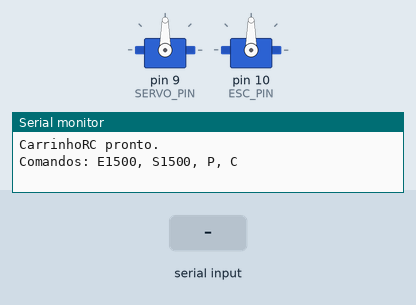
Simulated run of this sketch. Board: Arduino Nano, built with avr-gcc and run on an emulated ATmega328P. Parts: 2 × servo, the last lines printed to the serial monitor. Inputs (shaded band) come from the test bench.

Above: at 4.2 s.
4.3 s: "C90\n" received over Serial
At 4.6 s:
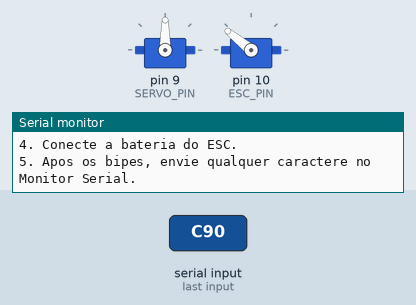
5.8 s: byte 10 ('\n') received over Serial
At 6.5 s:
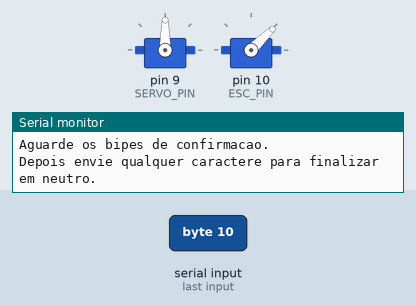
7.3 s: byte 13 ('\r') received over Serial
At 7.8 s:
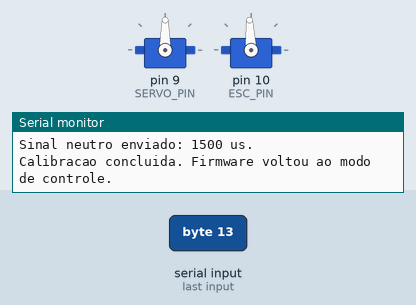
8.8 s: "C 45\n" received over Serial
At 9.2 s:
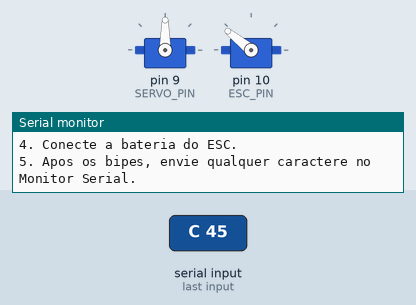
10.3 s: ":\n" received over Serial
At 11.1 s:
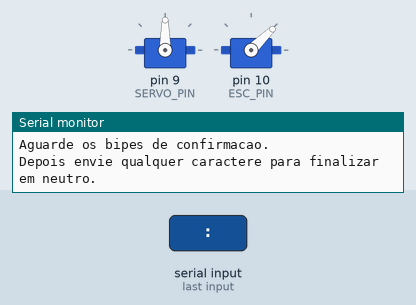
Timing chart, 0 to 12.8 s (numbered marks = the images above; inputs shaded):
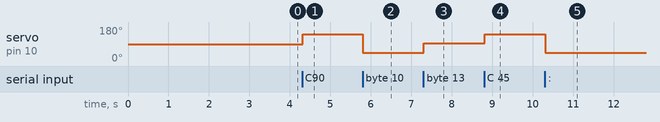

Measured:
- after the input at 4.3 s, servo on pin 10 (ESC_PIN): 90° → 141° at once
- after the input at 5.8 s, servo on pin 10 (ESC_PIN): 141° → 44° at once
- after the input at 7.3 s, servo on pin 10 (ESC_PIN): 44° → 93° at once
- after the input at 8.8 s, servo on pin 10 (ESC_PIN): 93° → 141° at once
- after the input at 10.3 s, servo on pin 10 (ESC_PIN): 141° → 44° at once

The sketch:

CarrinhoRCFirmware.ino
```cpp
#include <Servo.h>

const byte SERVO_PIN = 9;
const byte ESC_PIN = 10;

const int SERVO_MIN_PWM = 1000;
const int SERVO_CENTER_PWM = 1500;
const int SERVO_MAX_PWM = 2000;

const int ESC_MIN_PWM = 1000;
const int ESC_STOP_PWM = 1500;
const int ESC_MAX_PWM = 2000;

const unsigned long ARM_TIME_MS = 3000;
const unsigned long FAILSAFE_TIMEOUT_MS = 500;

Servo steeringServo;
Servo esc;

char lineBuffer[16];
byte lineLength = 0;

int currentServoPwm = SERVO_CENTER_PWM;
int currentEscPwm = ESC_STOP_PWM;
unsigned long lastCommandMs = 0;

void clearSerialInput() {
  while (Serial.available() > 0) {
    Serial.read();
  }
}

void waitForSerialConfirmation() {
  while (Serial.available() == 0) {
    delay(10);
  }
  clearSerialInput();
}

void applyServo(int pwm) {
  pwm = constrain(pwm, SERVO_MIN_PWM, SERVO_MAX_PWM);
  if (pwm != currentServoPwm) {
    currentServoPwm = pwm;
    steeringServo.writeMicroseconds(currentServoPwm);
  }
}

void applyEsc(int pwm) {
  pwm = constrain(pwm, ESC_MIN_PWM, ESC_MAX_PWM);
  if (pwm != currentEscPwm) {
    currentEscPwm = pwm;
    esc.writeMicroseconds(currentEscPwm);
  }
}

void stopAll() {
  applyEsc(ESC_STOP_PWM);
  applyServo(SERVO_CENTER_PWM);
}

void calibrateEsc() {
  clearSerialInput();

  Serial.println(F("Calibracao do ESC - Arduino Nano ATmega168P"));
  Serial.println(F("Pino ESC: D10"));
  Serial.println(F("1. Desconecte a bateria/alimentacao de potencia do ESC."));
  Serial.println(F("2. Mantenha o USB ligado no Arduino."));
  Serial.println(F("3. O Arduino vai enviar 2000 us agora."));
  Serial.println(F("4. Conecte a bateria do ESC."));
  Serial.println(F("5. Apos os bipes, envie qualquer caractere no Monitor Serial."));

  applyEsc(ESC_MAX_PWM);
  waitForSerialConfirmation();

  Serial.println(F("Sinal minimo enviado: 1000 us."));
  Serial.println(F("Aguarde os bipes de confirmacao."));
  Serial.println(F("Depois envie qualquer caractere para finalizar em neutro."));

  applyEsc(ESC_MIN_PWM);
  waitForSerialConfirmation();

  stopAll();
  lastCommandMs = millis();

  Serial.println(F("Sinal neutro enviado: 1500 us."));
  Serial.println(F("Calibracao concluida. Firmware voltou ao modo de controle."));
}

void processLine(char *line) {
  while (*line == ' ' || *line == '\t') {
    line++;
  }

  char target = line[0];
  if (target >= 'a' && target <= 'z') {
    target -= 32;
  }

  if (target == 'P') {
    stopAll();
    lastCommandMs = millis();
    return;
  }

  if (target == 'C') {
    calibrateEsc();
    return;
  }

  if (target != 'E' && target != 'S') {
    return;
  }

  line++;
  while (*line == ' ' || *line == '\t' || *line == ':' || *line == '=') {
    line++;
  }

  bool negative = false;
  if (*line == '-') {
    negative = true;
    line++;
  }

  int value = 0;
  bool hasDigit = false;
  while (*line >= '0' && *line <= '9') {
    hasDigit = true;
    value = (value * 10) + (*line - '0');
    line++;
  }

  if (!hasDigit || negative) {
    return;
  }

  if (target == 'E') {
    applyEsc(value);
  } else {
    applyServo(value);
  }

  lastCommandMs = millis();
}

void readSerialNonBlocking() {
  while (Serial.available() > 0) {
    char c = (char)Serial.read();

    if (c == '\n' || c == '\r') {
      if (lineLength > 0) {
        lineBuffer[lineLength] = '\0';
        processLine(lineBuffer);
        lineLength = 0;
      }
      continue;
    }

    if (lineLength < sizeof(lineBuffer) - 1) {
      lineBuffer[lineLength++] = c;
    } else {
      lineLength = 0;
    }
  }
}

void setup() {
  Serial.begin(115200);
  Serial.setTimeout(5);

  steeringServo.attach(SERVO_PIN);
  esc.attach(ESC_PIN);

  stopAll();
  delay(ARM_TIME_MS);
  lastCommandMs = millis();

  Serial.println(F("CarrinhoRC pronto."));
  Serial.println(F("Comandos: E1500, S1500, P, C"));
}

void loop() {
  readSerialNonBlocking();

  if (millis() - lastCommandMs > FAILSAFE_TIMEOUT_MS && currentEscPwm != ESC_STOP_PWM) {
    applyEsc(ESC_STOP_PWM);
  }
}
```
